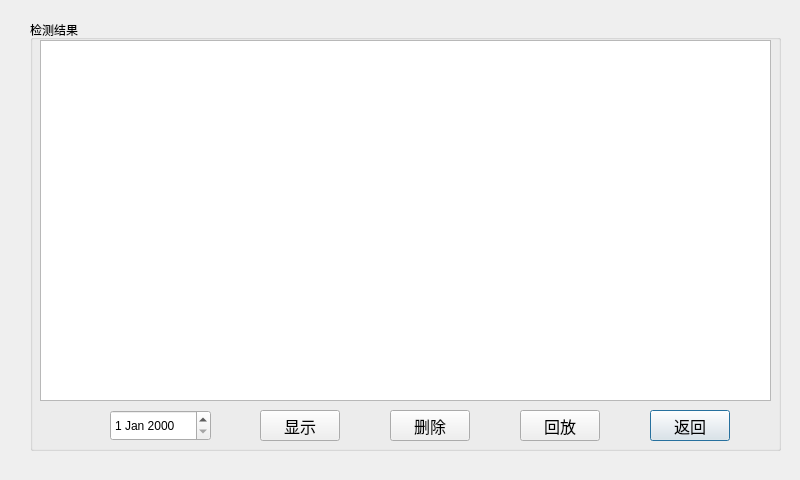
<?xml version="1.0" encoding="UTF-8"?>
<ui version="4.0">
 <class>SpectralScanData_Dlg</class>
 <widget class="QDialog" name="SpectralScanData_Dlg">
  <property name="geometry">
   <rect>
    <x>0</x>
    <y>0</y>
    <width>800</width>
    <height>480</height>
   </rect>
  </property>
  <property name="windowTitle">
   <string>Dialog</string>
  </property>
  <widget class="QGroupBox" name="groupBox">
   <property name="geometry">
    <rect>
     <x>30</x>
     <y>20</y>
     <width>751</width>
     <height>431</height>
    </rect>
   </property>
   <property name="title">
    <string>检测结果</string>
   </property>
   <widget class="QTableView" name="tableView">
    <property name="geometry">
     <rect>
      <x>10</x>
      <y>20</y>
      <width>731</width>
      <height>361</height>
     </rect>
    </property>
   </widget>
   <widget class="QDateEdit" name="dateEdit">
    <property name="geometry">
     <rect>
      <x>80</x>
      <y>390</y>
      <width>101</width>
      <height>31</height>
     </rect>
    </property>
   </widget>
   <widget class="QPushButton" name="Btn_Quit">
    <property name="geometry">
     <rect>
      <x>620</x>
      <y>390</y>
      <width>80</width>
      <height>31</height>
     </rect>
    </property>
    <property name="font">
     <font>
      <pointsize>12</pointsize>
     </font>
    </property>
    <property name="text">
     <string>返回</string>
    </property>
   </widget>
   <widget class="QPushButton" name="Btn_Display">
    <property name="geometry">
     <rect>
      <x>230</x>
      <y>390</y>
      <width>80</width>
      <height>31</height>
     </rect>
    </property>
    <property name="font">
     <font>
      <pointsize>12</pointsize>
     </font>
    </property>
    <property name="text">
     <string>显示</string>
    </property>
   </widget>
   <widget class="QPushButton" name="Btn_Del">
    <property name="geometry">
     <rect>
      <x>360</x>
      <y>390</y>
      <width>80</width>
      <height>31</height>
     </rect>
    </property>
    <property name="font">
     <font>
      <pointsize>12</pointsize>
     </font>
    </property>
    <property name="text">
     <string>删除</string>
    </property>
   </widget>
   <widget class="QPushButton" name="Btn_Dis">
    <property name="geometry">
     <rect>
      <x>490</x>
      <y>390</y>
      <width>80</width>
      <height>31</height>
     </rect>
    </property>
    <property name="font">
     <font>
      <pointsize>12</pointsize>
     </font>
    </property>
    <property name="text">
     <string>回放</string>
    </property>
   </widget>
  </widget>
 </widget>
 <tabstops>
  <tabstop>tableView</tabstop>
  <tabstop>Btn_Display</tabstop>
  <tabstop>Btn_Del</tabstop>
  <tabstop>Btn_Dis</tabstop>
  <tabstop>Btn_Quit</tabstop>
  <tabstop>dateEdit</tabstop>
 </tabstops>
 <resources/>
 <connections/>
</ui>
